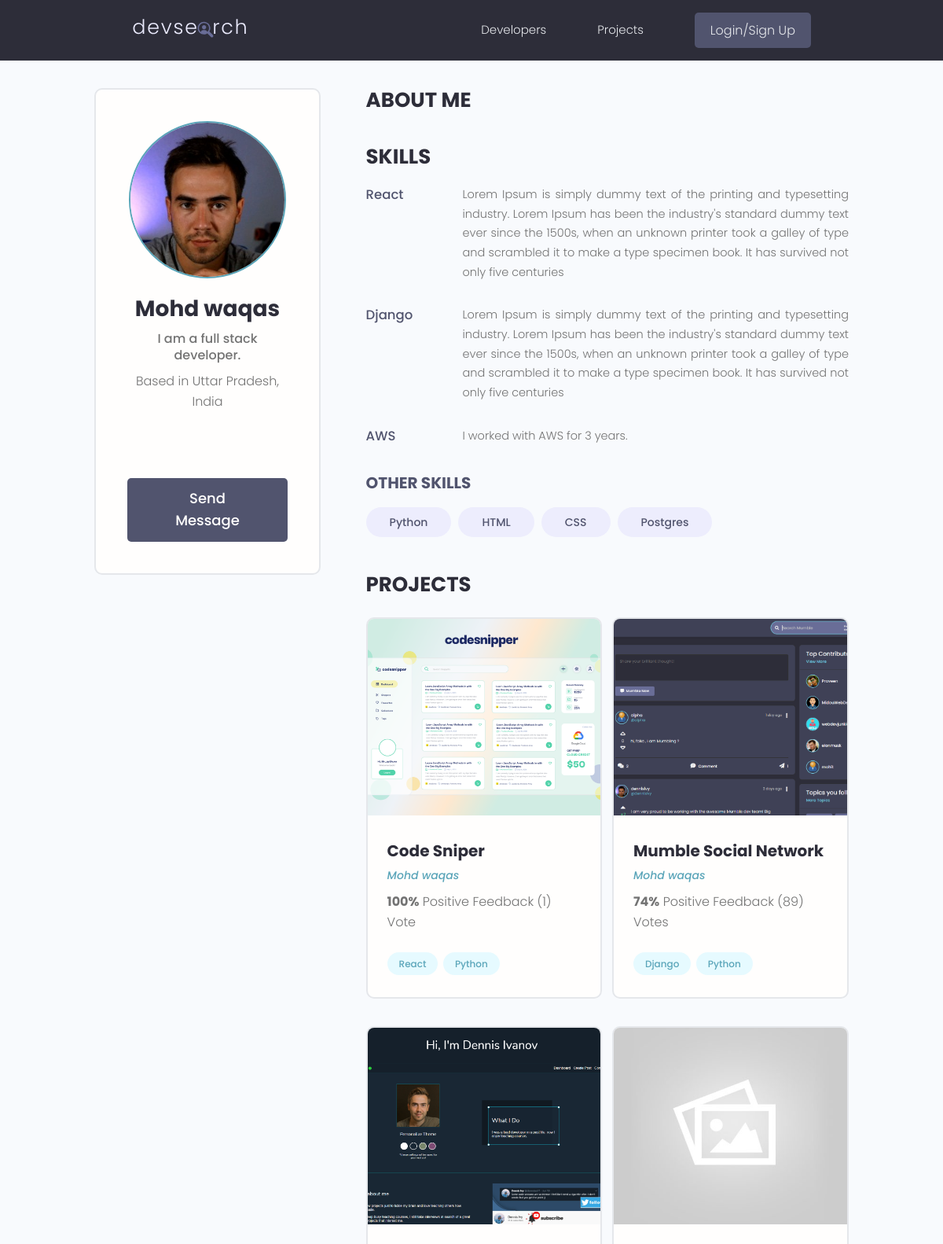
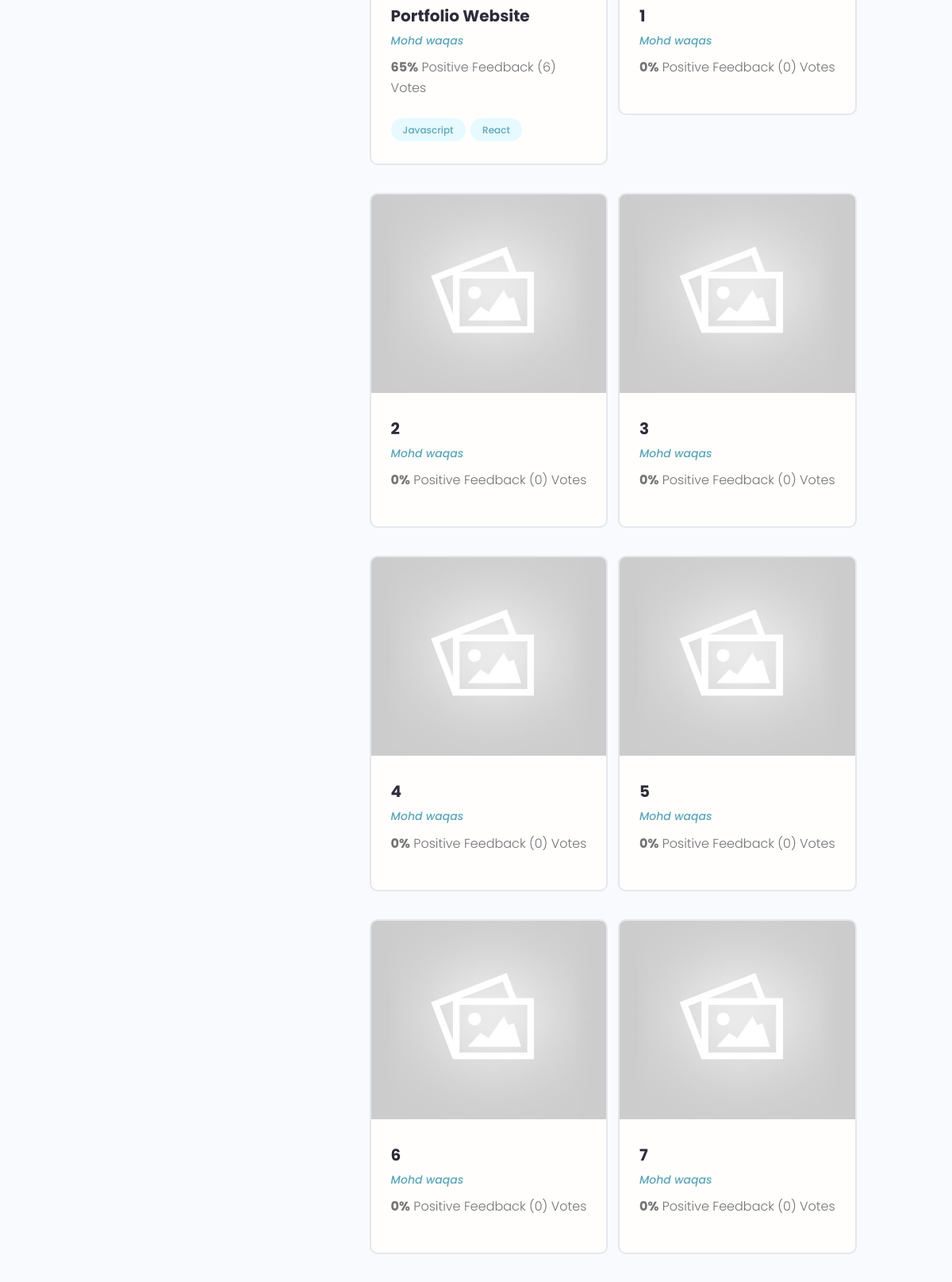
/profile/9614e856-bc94-4989-81d1-d68cdcc4442d/ (upper part), run on the app's committed database (2 pictures, top to bottom).
### users/models.py (models this page shows, shortened)
class Profile(models.Model):
    user = models.OneToOneField(User, on_delete=models.CASCADE, null=True, blank=True)
    name = models.CharField(max_length=200, null=True, blank=True)
    email = models.EmailField(max_length=500, null=True, blank=True)
    username = models.CharField(max_length=200, null=True, blank=True)
    location = models.CharField(max_length=200, null=True, blank=True)
    short_intro = models.CharField(max_length=200, null=True, blank=True)
    bio = models.TextField(null=True, blank=True)
    profile_image = models.ImageField(null=True, blank=True, upload_to='profiles/', default="profiles/user-default.png")
    social_github = models.CharField(max_length=200, null=True, blank=True)
    social_twitter = models.CharField(max_length=200, null=True, blank=True)
    social_linkedin = models.CharField(max_length=200, null=True, blank=True)
    social_youtube = models.CharField(max_length=200, null=True, blank=True)
    social_website = models.CharField(max_length=200, null=True, blank=True)
    created = models.DateTimeField(auto_now_add=True)
    id = models.UUIDField(default=uuid.uuid4, unique=True, primary_key=True, editable=False)
    class Meta:
        ordering = ['created']
    @property
    def imageURL(self):
        try:
            url = self.profile_image.url
        except:
            url = ''
        return url

class Skill(models.Model):
    owner = models.ForeignKey(Profile, on_delete=models.CASCADE, null=True, blank=True)
    name = models.CharField(max_length=200, null=True, blank=True)
    description = models.TextField(null=True, blank=True)
    created = models.DateTimeField(auto_now_add=True)
    id = models.UUIDField(default=uuid.uuid4, unique=True, primary_key=True, editable=False)
    def __str__(self):
        return str(self.name)

### projects/models.py (models this page shows, shortened)
class Project(models.Model):
    owner = models.ForeignKey(Profile, null=True, blank=True, on_delete=models.CASCADE)
    title = models.CharField(max_length=200)
    description = models.TextField(null=True, blank=True)
    featured_image = models.ImageField(null=True, blank=True, default="default.jpg")
    demo_link = models.CharField(max_length=2000, null=True, blank=True)
    source_code = models.CharField(max_length=2000, null=True, blank=True)
    tags = models.ManyToManyField('Tag', blank=True)
    vote_total = models.IntegerField(default=0, null=True, blank=True)
    vote_ratio = models.IntegerField(default=0, null=True, blank=True)
    created = models.DateTimeField(auto_now_add=True)
    id = models.UUIDField(default=uuid.uuid4, unique=True, primary_key=True, editable=False)
    class Meta:
        ordering = ['-vote_ratio', '-vote_total', 'title']
    @property
    def imageURL(self):
        try:
            url = self.featured_image.url
        except:
            url = ''
        return url

class Tag(models.Model):
    name = models.CharField(max_length=200)
    created = models.DateTimeField(auto_now_add=True)
    id = models.UUIDField(default=uuid.uuid4, unique=True, primary_key=True, editable=False)
    def __str__(self):
        return self.name

### users/views.py (the view)
# urls.py: path('profile/<str:pk>/', views.userProfile, name='user-profile'),
def userProfile(request, pk):
    profile = Profile.objects.get(id=pk)
    topSkills = profile.skill_set.exclude(description__exact="")
    otherSkills = profile.skill_set.filter(description="")
    context = {'profile': profile, 'topSkills': topSkills, 'otherSkills': otherSkills}
    return render(request, 'users/user-profile.html', context)

### users/templates/users/user-profile.html (shortened to what this page needs)
{% extends 'main.html' %}
{% block content %}
  <main class="profile my-md">
    <div class="container">
      <div class="layout">
        <div class="column column--1of3">
          <div class="card text-center">
            <div class="card__body dev">
              <img class="avatar avatar--xl" src="{{profile.imageURL}}" />
              <h2 class="dev__name">{{profile.name}}</h2>
              <p class="dev__title">{{profile.short_intro}}</p>
              <p class="dev__location">Based in {{profile.location}}</p>
              <ul class="dev__social">
              </ul>
              {% if request.user.profile.id != profile.id %}
              <a href="{% url 'create-message' profile.id %}" class="btn btn--sub btn--lg">Send Message </a>
              {% endif %}
            </div>
          </div>
        </div>
        <div class="column column--2of3">
          <div class="devInfo">
            <h3 class="devInfo__title">About Me</h3>
          </div>
          <div class="devInfo">
            <h3 class="devInfo__title">Skills</h3>
            <div class="devInfo__skills">
              {% for skill in topSkills %}
              <div class="devSkill">
                <h4 class="devSkill__title">{{skill.name}}</h4>
                <p class="devSkill__info">
                    {{skill.description}}
                </p>
              </div>
              {% endfor %}
              <h3 class="devInfo__subtitle">Other Skills</h3>
              <div class="devInfo__otherSkills">
                {% for skill in otherSkills %}
                <span class="tag tag--pill tag--sub tag--lg">
                  <small>{{skill}}</small>
                </span>
                {% endfor %}
              </div>
            </div>
          </div>
          <div class="devInfo">
            <h3 class="devInfo__title">Projects</h3>
            <div class="grid grid--two">
              {% for project in profile.project_set.all %}
              <div class="column">
                <div class="card project">
                  <a href="{%  url 'project' project.id %}" class="project">
                    <img class="project__thumbnail" src="{{project.imageURL}}" alt="project thumbnail" />
                    <div class="card__body">
                      <h3 class="project__title">{{project.title}}</h3>
                      <p><a class="project__author" href="{% url 'user-profile' project.owner.id %}">{{project.owner.name}}</a></p>
                      <p class="project--rating">
                        <span style="font-weight: bold;">{{project.vote_ratio}}%</span> Positive
                        Feedback ({{project.vote_total}}) Vote{{project.vote_total|pluralize:"s"}}
                      </p>
                      <div class="project__tags">
                        {% for tag in project.tags.all %}
                        <span class="tag tag--pill tag--main">
                          <small>{{tag}}</small>
                        </span>
                        {% endfor %}
                      </div>
                    </div>
                  </a>
                </div>
              </div>
              {% endfor %}
            </div>
          </div>
        </div>
      </div>
    </div>
  </main>
{% endblock content %}

### static/styles/app.css (style rules this page uses)
:root { --color-sub: #2d2d39; }
.btn--sub { background-color: var(--color-sub-light); }
.card { border: 2px solid var(--color-light); }
img { width: 100%; }
.profile .card > .dev { padding: 4rem; }
.dev__name { color: var(--color-sub); font-size: 2.8rem; font-weight: 700; margin-top: 1rem; margin-bottom: 0.5rem; }
.dev__title { font-size: 1.6rem; font-weight: 500; line-height: 1.3; }
.dev__location { margin-top: 1rem; }
.dev__social { margin: 3rem 0; list-style: none; display: flex; justify-content: center; gap: 1.5rem; }
.devInfo { margin-bottom: 3rem; }
.devInfo__title, .devInfo__subtitle { font-size: 2.6rem; color: var(--color-sub); text-transform: uppercase; font-weight: 700; margin-bottom: 1.5rem; }
.devInfo__subtitle { font-size: 2rem; color: var(--color-sub-light); }
.devInfo__about, .devSkill__info { font-size: 1.45rem; line-height: 1.7; text-align: justify; }
.devSkill { margin-bottom: 3rem; }
.devSkill__title { font-size: 1.65rem; font-weight: 500; color: var(--color-sub-light); }
@media screen and (min-width: 700px) { .devSkill { display: flex; justify-content: space-between; gap: 3rem; } }
@media screen and (min-width: 700px) { .devSkill__info { flex-basis: 80%; } }
.project__author { font-size: 1.4rem; font-style: italic; }
.project--rating { margin-bottom: 1.6em; margin-top: .5em; }
.project__thumbnail { height: 25rem; object-fit: cover; object-position: top center; }
.project__title { font-size: 2rem; font-weight: 700; color: var(--color-sub); }

### static/uikit/styles/modules/_variables.css (style rules this page uses)
:root { --color-main: #5aa5b9; --color-main-light: #e6faff; --color-sub: #3f4156; --color-sub-light: #51546e; --color-sub-lighter: #ededfd; --color-text: #737373; --color-gray: #8b8b8b; --color-light: #e5e7eb; --color-light-gray: #767676; --color-bg: #f8fafd; --color-white: #fffefd; --color-white-light: #f3f3f3; --color-success: #359e64; --color-success-bg: #def8e8; --color-error: #fc4b0b; --color-error-bg: #fff2ee; --font-base: 'Poppins', arial, helvetica, 'Segoe UI', roboto, ubuntu, sans-serif; --font-monospace: 'Fira Code', 'Courier New', courier, monospace; --font-regular: 300; --font-medium: 500; --font-bold: 700; --generic-shadow: 1px 1px 5px #00000010; --generic-transition: all 0.3s ease-in-out; }

### static/uikit/styles/modules/_base.css (style rules this page uses)
* { margin: 0; padding: 0; box-sizing: border-box; text-rendering: optimizeLegibility; color: inherit; font-size: inherit; }
html { font-size: 50%; }
@media only screen and (min-width: 480px) { html { font-size: 56.25%; } }
@media only screen and (min-width: 1200px) { html { font-size: 62.5%; } }
body { line-height: 1.6; font-weight: 400; font-size: 1.5rem; color: var(--color-text); background-color: var(--color-bg); min-height: 100vh; }

### static/uikit/styles/modules/_typography.css (style rules this page uses)
* { font-family: var(--font-base); }
h2 { font-size: 3.6rem; font-weight: var(--font-bold); }
h3 { font-size: 3.2rem; font-weight: var(--font-medium); }
h4 { font-size: 2.8rem; font-weight: var(--font-medium); }
p, span, strong { font-size: 1.6rem; color: var(--color-text); font-weight: var(--font-regular); }
a { padding-bottom: 2px; text-decoration: none; display: inline-block; color: var(--color-main); font-weight: var(--font-medium); }

### static/uikit/styles/modules/_utilities.css (style rules this page uses)
.container { width: 92%; max-width: 165rem; margin: 0 auto; box-sizing: border-box; }
@media screen and (min-width: 1000px) { .container { width: 90%; } }
@media screen and (min-width: 1200px) { .container { width: 80%; } }
.text-center { text-align: center; }
.my-md { margin: 3rem auto; }

### static/uikit/styles/modules/_avatar.css (style rules this page uses)
.avatar { border-radius: 50%; border: 2px solid var(--color-main); object-fit: cover; }
.avatar--xl { height: 20rem; width: 20rem; }

### static/uikit/styles/modules/_button.css (style rules this page uses)
.btn { display: inline-block; position: relative; cursor: pointer; background-color: var(--color-light); font-weight: var(--font-medium); color: var(--color-sub); text-decoration: none; padding: 1rem 2rem; border-radius: 0.5rem; border: none; width: -webkit-fit-content; width: -moz-fit-content; width: fit-content; height: -webkit-fit-content; height: -moz-fit-content; height: fit-content; font-size: 1.6rem; outline-width: 0; outline-color: transparent; -webkit-backface-visibility: hidden; backface-visibility: hidden; transition: all 0.3s ease-in-out; }
.btn--sub { background-color: var(--color-sub); color: var(--color-white); }
.btn--lg { font-size: 1.8rem; padding: 1.2rem 4.5rem; }

### static/uikit/styles/modules/_card.css (style rules this page uses)
.card { border-radius: 1rem; background-color: var(--color-white); border: 1.5px solid var(--color-light); width: auto; height: auto; margin-top: 0.5rem; margin-bottom: 0.5rem; overflow: hidden; }
.card__body, .card__header { padding: 2rem 2.5rem; }

### data on the page
Profile: imageURL (picture), name "Mohd waqas", short_intro "I am a full stack developer.", location "Uttar Pradesh, India"
Skill: name "React", description "Lorem Ipsum is simply dummy text of the printing and typesetting industry. Lorem Ipsum has been the industry's standard dummy text ever since the 1500s, when an unknown printer took a galley of type and scrambled it to make a type specimen book. It has survived not only five centuries"
Skill: name "Django", description "Lorem Ipsum is simply dummy text of the printing and typesetting industry. Lorem Ipsum has been the industry's standard dummy text ever since the 1500s, when an unknown printer took a galley of type and scrambled it to make a type specimen book. It has survived not only five centuries"
Skill: name "AWS", description "I worked with AWS for 3 years."
Skill: name "Python"
Skill: name "HTML"
Skill: name "CSS"
Skill: name "Postgres"
Project: imageURL (picture), title "Code Sniper", owner.name "Mohd waqas", vote_ratio "100", vote_total "1"
Tag: name "React"
Tag: name "Python"
Project: imageURL (picture), title "Mumble Social Network", owner.name "Mohd waqas", vote_ratio "74", vote_total "89"
Tag: name "Django"
Project: imageURL (picture), title "Portfolio Website", owner.name "Mohd waqas", vote_ratio "65", vote_total "6"
Tag: name "Javascript"
Project: imageURL (placeholder picture), title "1", owner.name "Mohd waqas", vote_ratio "0", vote_total "0"
Project: imageURL (placeholder picture), title "2", owner.name "Mohd waqas", vote_ratio "0", vote_total "0"
Project: imageURL (placeholder picture), title "3", owner.name "Mohd waqas", vote_ratio "0", vote_total "0"
Project: imageURL (placeholder picture), title "4", owner.name "Mohd waqas", vote_ratio "0", vote_total "0"
Project: imageURL (placeholder picture), title "5", owner.name "Mohd waqas", vote_ratio "0", vote_total "0"
Project: imageURL (placeholder picture), title "6", owner.name "Mohd waqas", vote_ratio "0", vote_total "0"
Project: imageURL (placeholder picture), title "7", owner.name "Mohd waqas", vote_ratio "0", vote_total "0"
